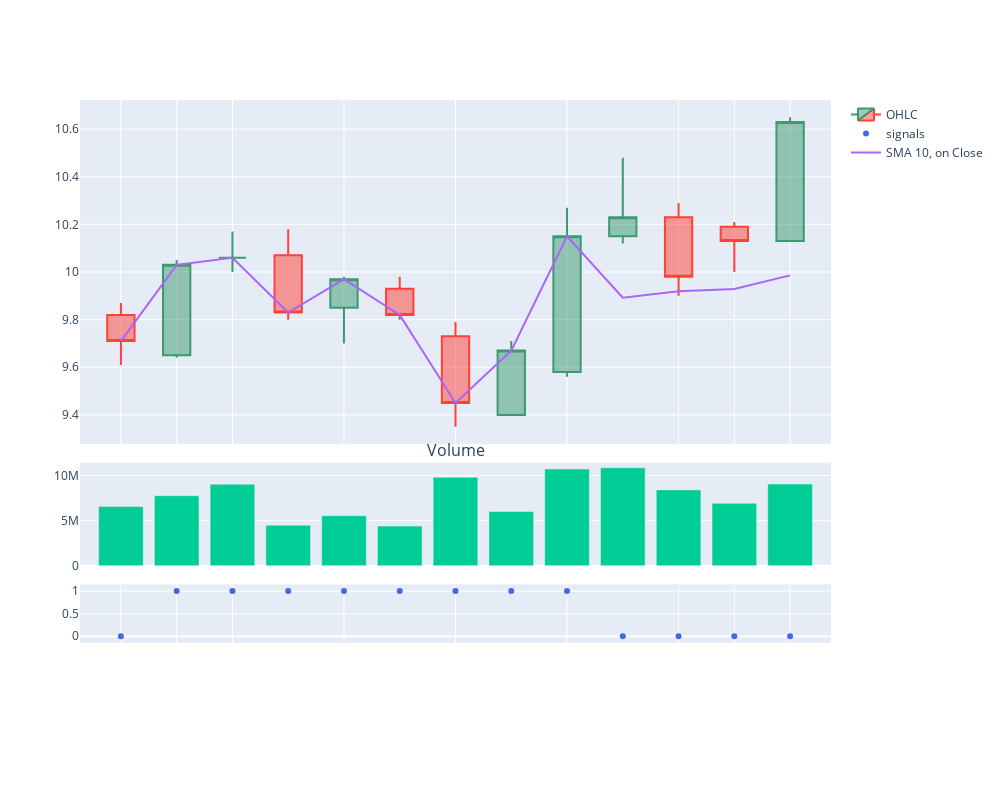
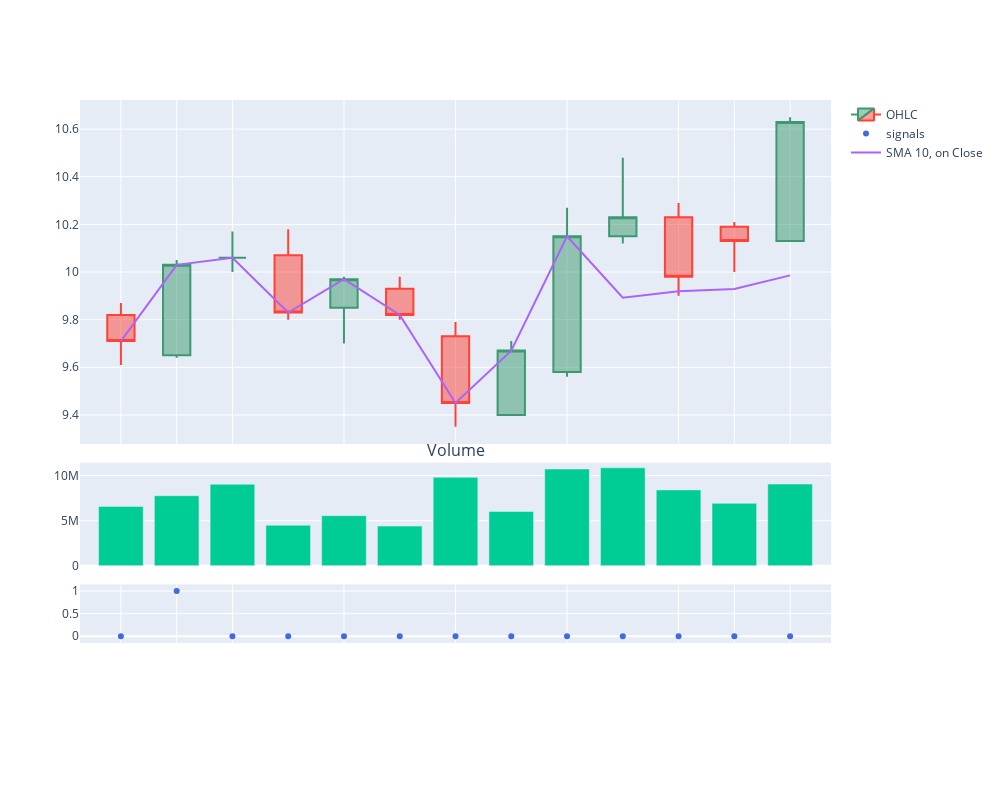

Notebook source saved alongside these figures, in order:
### Markdown cell above
## SMA

### Code cell
period = 10
indicator = "SMA"
ma_crossover = Crossover(period, indicator = indicator, on = "Close", invert = True)

ma_crossover.plot_signals(data, signal_type = 'con')
ma_crossover.plot_signals(data, signal_type = 'dis')

### Figure 1 — Plotly figure (JSON) as saved in the notebook; plotly's stock layout.template omitted (floating-point values rounded to 4 significant figures)
{"data": [{"close": [9.71, 10.03, 10.06, 9.83, 9.97, 9.82, 9.45, 9.67, 10.15, 10.23, 9.98, 10.13, 10.63], "high": [9.87, 10.05, 10.17, 10.18, 9.98, 9.98, 9.79, 9.71, 10.27, 10.48, 10.29, 10.21, 10.65], "low": [9.61, 9.64, 10, 9.8, 9.7, 9.8, 9.35, 9.4, 9.56, 10.12, 9.9, 10, 10.13], "name": "OHLC", "open": [9.82, 9.65, 10.06, 10.07, 9.85, 9.93, 9.73, 9.4, 9.58, 10.15, 10.23, 10.19, 10.13], "type": "candlestick", "x": ["2023-12-01T00:00:00", "2023-12-04T00:00:00", "2023-12-05T00:00:00", "2023-12-06T00:00:00", "2023-12-07T00:00:00", "2023-12-08T00:00:00", "2023-12-11T00:00:00", "2023-12-12T00:00:00", "2023-12-13T00:00:00", "2023-12-14T00:00:00", "2023-12-15T00:00:00", "2023-12-18T00:00:00", "2023-12-19T00:00:00"], "xaxis": "x", "yaxis": "y"}, {"line": {"color": "royalblue"}, "mode": "markers", "name": "signals", "type": "scatter", "x": ["2023-12-01T00:00:00", "2023-12-04T00:00:00", "2023-12-05T00:00:00", "2023-12-06T00:00:00", "2023-12-07T00:00:00", "2023-12-08T00:00:00", "2023-12-11T00:00:00", "2023-12-12T00:00:00", "2023-12-13T00:00:00", "2023-12-14T00:00:00", "2023-12-15T00:00:00", "2023-12-18T00:00:00", "2023-12-19T00:00:00"], "xaxis": "x3", "y": [0, 1, 1, 1, 1, 1, 1, 1, 1, 0, 0, 0, 0], "yaxis": "y3"}, {"showlegend": false, "type": "bar", "x": ["2023-12-01T00:00:00", "2023-12-04T00:00:00", "2023-12-05T00:00:00", "2023-12-06T00:00:00", "2023-12-07T00:00:00", "2023-12-08T00:00:00", "2023-12-11T00:00:00", "2023-12-12T00:00:00", "2023-12-13T00:00:00", "2023-12-14T00:00:00", "2023-12-15T00:00:00", "2023-12-18T00:00:00", "2023-12-19T00:00:00"], "xaxis": "x2", "y": [6572300, 7766200, 9038400, 4497900, 5558200, 4402400, 9802400, 6018300, 10722300, 10858300, 8409100, 6923400, 9057700], "yaxis": "y2"}, {"mode": "lines", "name": "SMA 10, on Close", "type": "scatter", "x": ["2023-12-01T00:00:00", "2023-12-04T00:00:00", "2023-12-05T00:00:00", "2023-12-06T00:00:00", "2023-12-07T00:00:00", "2023-12-08T00:00:00", "2023-12-11T00:00:00", "2023-12-12T00:00:00", "2023-12-13T00:00:00", "2023-12-14T00:00:00", "2023-12-15T00:00:00", "2023-12-18T00:00:00", "2023-12-19T00:00:00"], "xaxis": "x", "y": [9.71, 10.03, 10.06, 9.83, 9.97, 9.82, 9.45, 9.67, 10.15, 9.892, 9.919, 9.929, 9.986], "yaxis": "y"}], "layout": {"annotations": [{"font": {"size": 16}, "showarrow": false, "text": "Volume", "x": 0.5, "xanchor": "center", "xref": "paper", "y": 0.4151, "yanchor": "bottom", "yref": "paper"}], "height": 800, "width": 1000, "xaxis": {"anchor": "y", "domain": [0, 1], "matches": "x4", "rangebreaks": [{"bounds": ["sat", "mon"]}, {"values": ["2020-12-25", "2021-01-01"]}], "rangeslider": {"visible": false}, "showticklabels": false}, "xaxis2": {"anchor": "y2", "domain": [0, 1], "matches": "x4", "rangebreaks": [{"bounds": ["sat", "mon"]}, {"values": ["2020-12-25", "2021-01-01"]}], "showticklabels": false}, "xaxis3": {"anchor": "y3", "domain": [0, 1], "matches": "x4", "rangebreaks": [{"bounds": ["sat", "mon"]}, {"values": ["2020-12-25", "2021-01-01"]}], "showticklabels": false}, "xaxis4": {"anchor": "y4", "domain": [0, 1], "rangebreaks": [{"bounds": ["sat", "mon"]}, {"values": ["2020-12-25", "2021-01-01"]}]}, "yaxis": {"anchor": "x", "domain": [0.4451, 1]}, "yaxis2": {"anchor": "x2", "domain": [0.2487, 0.4151]}, "yaxis3": {"anchor": "x3", "domain": [0.1243, 0.2187]}, "yaxis4": {"anchor": "x4", "domain": [0, 0.09433]}}}

### Figure 2 — Plotly figure (JSON) as saved in the notebook; plotly's stock layout.template omitted (floating-point values rounded to 4 significant figures)
{"data": [{"close": [9.71, 10.03, 10.06, 9.83, 9.97, 9.82, 9.45, 9.67, 10.15, 10.23, 9.98, 10.13, 10.63], "high": [9.87, 10.05, 10.17, 10.18, 9.98, 9.98, 9.79, 9.71, 10.27, 10.48, 10.29, 10.21, 10.65], "low": [9.61, 9.64, 10, 9.8, 9.7, 9.8, 9.35, 9.4, 9.56, 10.12, 9.9, 10, 10.13], "name": "OHLC", "open": [9.82, 9.65, 10.06, 10.07, 9.85, 9.93, 9.73, 9.4, 9.58, 10.15, 10.23, 10.19, 10.13], "type": "candlestick", "x": ["2023-12-01T00:00:00", "2023-12-04T00:00:00", "2023-12-05T00:00:00", "2023-12-06T00:00:00", "2023-12-07T00:00:00", "2023-12-08T00:00:00", "2023-12-11T00:00:00", "2023-12-12T00:00:00", "2023-12-13T00:00:00", "2023-12-14T00:00:00", "2023-12-15T00:00:00", "2023-12-18T00:00:00", "2023-12-19T00:00:00"], "xaxis": "x", "yaxis": "y"}, {"line": {"color": "royalblue"}, "mode": "markers", "name": "signals", "type": "scatter", "x": ["2023-12-01T00:00:00", "2023-12-04T00:00:00", "2023-12-05T00:00:00", "2023-12-06T00:00:00", "2023-12-07T00:00:00", "2023-12-08T00:00:00", "2023-12-11T00:00:00", "2023-12-12T00:00:00", "2023-12-13T00:00:00", "2023-12-14T00:00:00", "2023-12-15T00:00:00", "2023-12-18T00:00:00", "2023-12-19T00:00:00"], "xaxis": "x3", "y": [0, 1, 0, 0, 0, 0, 0, 0, 0, 0, 0, 0, 0], "yaxis": "y3"}, {"showlegend": false, "type": "bar", "x": ["2023-12-01T00:00:00", "2023-12-04T00:00:00", "2023-12-05T00:00:00", "2023-12-06T00:00:00", "2023-12-07T00:00:00", "2023-12-08T00:00:00", "2023-12-11T00:00:00", "2023-12-12T00:00:00", "2023-12-13T00:00:00", "2023-12-14T00:00:00", "2023-12-15T00:00:00", "2023-12-18T00:00:00", "2023-12-19T00:00:00"], "xaxis": "x2", "y": [6572300, 7766200, 9038400, 4497900, 5558200, 4402400, 9802400, 6018300, 10722300, 10858300, 8409100, 6923400, 9057700], "yaxis": "y2"}, {"mode": "lines", "name": "SMA 10, on Close", "type": "scatter", "x": ["2023-12-01T00:00:00", "2023-12-04T00:00:00", "2023-12-05T00:00:00", "2023-12-06T00:00:00", "2023-12-07T00:00:00", "2023-12-08T00:00:00", "2023-12-11T00:00:00", "2023-12-12T00:00:00", "2023-12-13T00:00:00", "2023-12-14T00:00:00", "2023-12-15T00:00:00", "2023-12-18T00:00:00", "2023-12-19T00:00:00"], "xaxis": "x", "y": [9.71, 10.03, 10.06, 9.83, 9.97, 9.82, 9.45, 9.67, 10.15, 9.892, 9.919, 9.929, 9.986], "yaxis": "y"}], "layout": {"annotations": [{"font": {"size": 16}, "showarrow": false, "text": "Volume", "x": 0.5, "xanchor": "center", "xref": "paper", "y": 0.4151, "yanchor": "bottom", "yref": "paper"}], "height": 800, "width": 1000, "xaxis": {"anchor": "y", "domain": [0, 1], "matches": "x4", "rangebreaks": [{"bounds": ["sat", "mon"]}, {"values": ["2020-12-25", "2021-01-01"]}], "rangeslider": {"visible": false}, "showticklabels": false}, "xaxis2": {"anchor": "y2", "domain": [0, 1], "matches": "x4", "rangebreaks": [{"bounds": ["sat", "mon"]}, {"values": ["2020-12-25", "2021-01-01"]}], "showticklabels": false}, "xaxis3": {"anchor": "y3", "domain": [0, 1], "matches": "x4", "rangebreaks": [{"bounds": ["sat", "mon"]}, {"values": ["2020-12-25", "2021-01-01"]}], "showticklabels": false}, "xaxis4": {"anchor": "y4", "domain": [0, 1], "rangebreaks": [{"bounds": ["sat", "mon"]}, {"values": ["2020-12-25", "2021-01-01"]}]}, "yaxis": {"anchor": "x", "domain": [0.4451, 1]}, "yaxis2": {"anchor": "x2", "domain": [0.2487, 0.4151]}, "yaxis3": {"anchor": "x3", "domain": [0.1243, 0.2187]}, "yaxis4": {"anchor": "x4", "domain": [0, 0.09433]}}}
